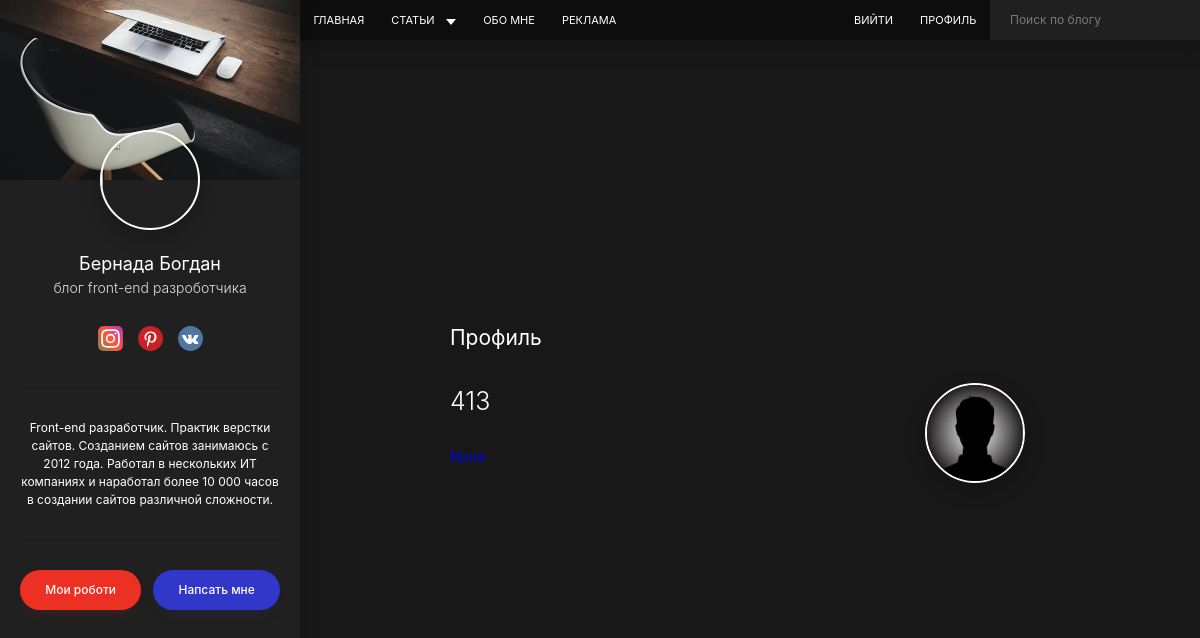
Screenshot of /413/ with the database file from the repository.
### accounts/models.py (models this page shows, shortened)
class Profile(models.Model):
    user = models.OneToOneField(User, related_name='profile', null=True, on_delete=models.CASCADE)
    bio = models.TextField(max_length=500, blank=True)
    birth_date = models.DateField(null=True)
    avatar_photo = models.ImageField(upload_to='profile_photo', default='static/main/assets/images/download.jpg')
    website = models.URLField(max_length=200, blank=True, null=True)
    phone_number = PhoneNumberField(blank=True, help_text='Contact phone number')
    class Meta:
        ordering = ['user']

### main/views.py (the view)
# urls.py: path('<username>/', views.SearchProfileByUsernameDetailView.as_view(), name='profile-detail')
class SearchProfileByUsernameDetailView(generic.DetailView):
    template_name = 'accounts/profile_detail.html'
    def get_object(self):
        return get_object_or_404(User, username=self.kwargs.get('username'))
    def get_context_data(self, *args, **kwargs):
        context = super(SearchProfileByUsernameDetailView, self).get_context_data(*args, **kwargs)
        user1 = User.objects.get(username=self.kwargs['username'])
        context['main_user'] = self.request.user
        context['profile_object'] = Profile.objects.all().filter(user=user1)
        return context

### main/templatetags/main_tags.py (called while the page is built)
@register.simple_tag()
def show_algorithms():
    article_type_header = ArticleTypeHeader.objects.all()
    return article_type_header

### accounts/templates/accounts/profile_detail.html (shortened to what this page needs)
{% extends "default.html" %}
{% block body %}
{% load static %}
<h1 class="page-title">Профиль</h1>
<div class="cabinet">
    {% for profile_obj in profile_object %}
        <div class="cabinet-form">
            <h2 style="font-size: 2.5rem; font-weight: 300; margin-bottom: 25px;">
                {{ profile_obj.user.username }}
            </h2>
            <p style="font-size: 1.4rem;"><a href="{{ profile_obj.website }}">{{ profile_obj.website }}</a></p>
        </div>
        <div class="cabinet-avatar">
            <img src="{{ profile_obj.avatar_photo.url }}" class="profile-avatar" alt="">
        </div>
    {% endfor %}
</div>
{% endblock %}

### main/static/main/assets/css/style.css (style rules this page uses)
a,abbr,acronym,address,applet,article,aside,audio,b,big,blockquote,body,canvas,caption,center,cite,code,dd,del,details,dfn,div,dl,dt,em,embed,fieldset,figcaption,figure,footer,form,h1,h2,h3,h4,h5,h6,header,hgroup,html,i,iframe,img,ins,kbd,label,legend,li,mark,menu,nav,object,ol,output,p,pre,q,ruby,s,samp,section,small,span,strike,strong,sub,summary,sup,table,tbody,td,tfoot,th,thead,time,tr,tt,u,ul,var,video { margin:0;padding:0;border:0;font-size:100%;font:inherit;vertical-align:baseline }
body { line-height:1 }
html { font-size:100%;-webkit-text-size-adjust:100%;-ms-text-size-adjust:100% }
img { border:0;-ms-interpolation-mode:bicubic }
button,html,input,select,textarea { color:#222 }
img { vertical-align:middle }
html { font-size:62.5% }
body { background-color:#181818;font-family:-apple-system,BlinkMacSystemFont,Segoe UI,Roboto,Helvetica Neue,Arial,Noto Sans,sans-serif;font-size:1.4rem;line-height:1.5;color:#fff }
*,:after,:before { box-sizing:border-box }
a { text-decoration:none }
.page-title { margin-bottom:3rem;font-size:2.1rem;color:#fff }
.profile-avatar { display:block;width:10rem;height:10rem;margin:0 auto 2rem;position:relative;border:2px solid #fff;box-shadow:0 7px 20px rgba(0,0,0,.25);border-radius:50% }
.cabinet { display:-ms-flexbox;display:flex }
.cabinet-form { width:34rem }
.cabinet-avatar { -ms-flex-positive:1;flex-grow:1;padding-left:11rem }
.cabinet-avatar img { display:block;margin-bottom:1.5rem }

### rows the page displays
Profile: user.username "413", avatar_photo (picture)
